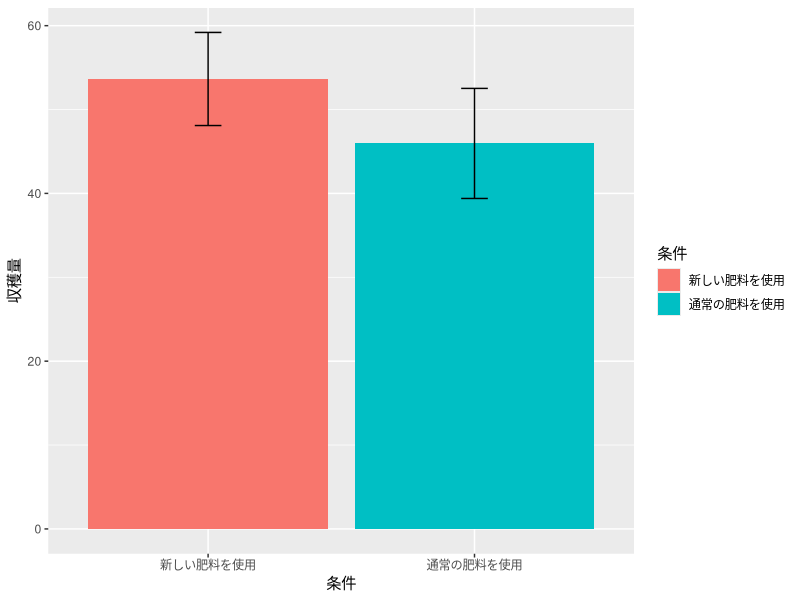
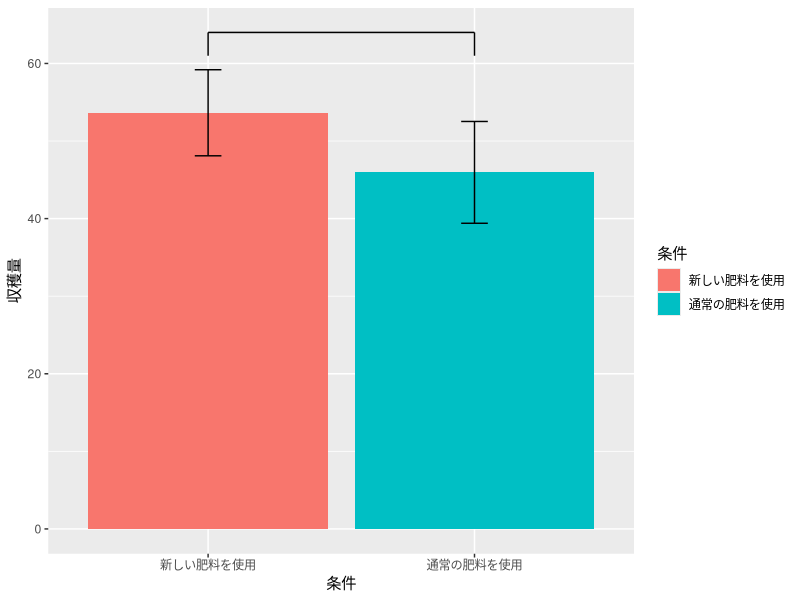
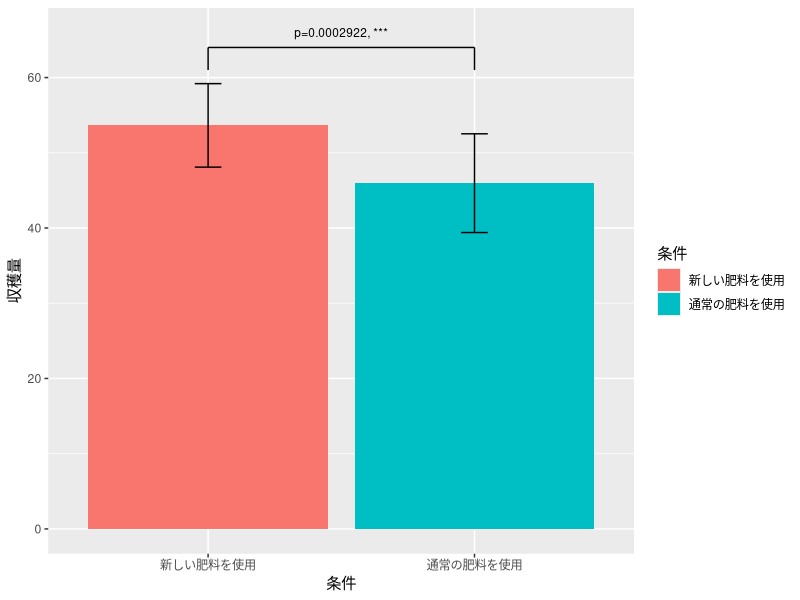
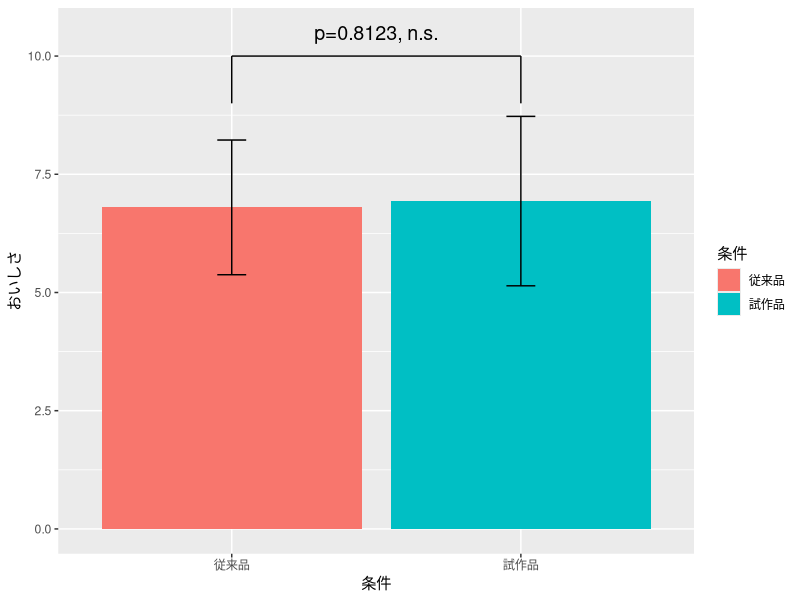
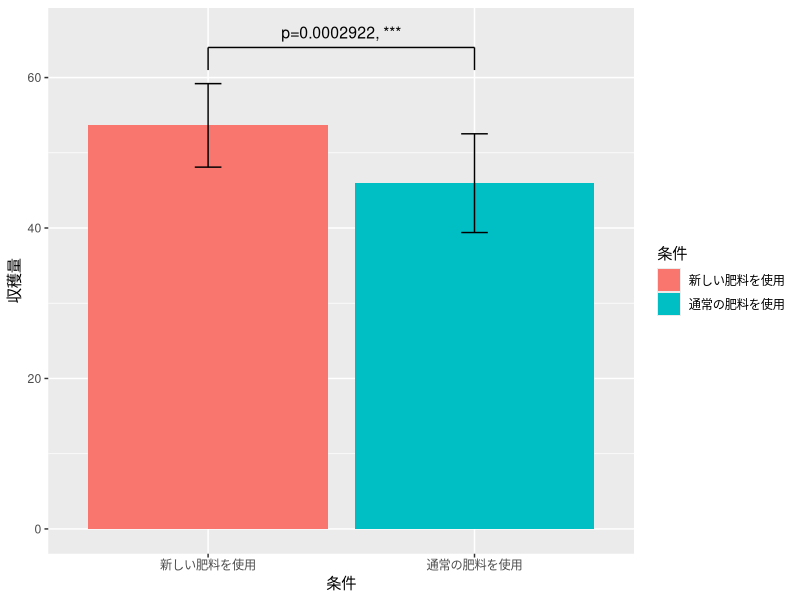

These figures' R source, in order: (Note: this script raises an error after producing the figures.)
## ---- chunk 1
knitr::opts_chunk$set(echo = TRUE)
## ---- chunk 2
mydata_ttest <- read.csv( # データ読み込み オブジェクト名は自由につけてよい
# データは以下の設定ではpracticeというフォルダに入っているコトになっているが、
# 特にそうしたフォルダに入れていない場合には ./example_ttest.csv とすればよい。
  "./practice/example_ttest.csv", 
  header=T, 
  fileEncoding="UTF8"
)　

# もしデータの内容を確認したければ、
# 右上ペインのEvironmentのmydataをクリックするか、
# 以下のコマンドを実行。
# view(mydata)

t.test(mydata_ttest$新しい肥料を使用, mydata_ttest$通常の肥料を使用)

## ---- chunk 3
mydata_ttest_paired <- read.csv(
  "./practice/example_ttest_paired.csv", 
  header=T, 
  fileEncoding="UTF8"
) # データ読み込み
# もしデータの内容を確認したければ、右上ペインのEvironmentのmydataをクリックするか、以下のコマンドを実行。
# view(mydata)

t.test(mydata_ttest_paired$従来品, mydata_ttest_paired$試作品, paired=TRUE)

## ---- chunk 4
library(ggplot2) # ggplotを使うためにはまずこのライブライを読み込んでおく必要がある

#まずは両群の平均と標準偏差を算出する。
mymean_new <- mean(mydata_ttest$新しい肥料を使用)
mymean_old <- mean(mydata_ttest$通常の肥料を使用)
mysd_new <- sd(mydata_ttest$新しい肥料を使用)
mysd_old <- sd(mydata_ttest$通常の肥料を使用)

mydf <- data.frame(
  条件=c("新しい肥料を使用", "通常の肥料を使用"),
  収穫量=c(mymean_new, mymean_old),
  標準偏差=c(mysd_new, mysd_old)
)

# ggplotで棒グラフを表示　
g <- ggplot(data=mydf)+ 
  geom_bar(aes(x=条件, y=収穫量, fill=条件), stat="identity")+
  geom_errorbar(aes(x=条件, ymin=収穫量-標準偏差, ymax=収穫量+標準偏差, width=0.1))
plot(g)
## ---- chunk 5
#エラーバーの上に実線を引く
g <- g + 
  annotate("segment",x=1, xend=1, y=61, yend=64)+
  annotate("segment",x=1, xend=2, y=64, yend=64)+
  annotate("segment",x=2, xend=2, y=61, yend=64)

plot(g)
## ---- chunk 6
# 各傘の上に
g <- g+annotate("text",x=1.5, y=66, label="p=0.0002922, ***", size=3)
plot(g)
## ---- chunk 7
#まずは両群の平均と標準偏差を算出する。
mymean_new <- mean(mydata_ttest_paired$試作品)
mymean_old <- mean(mydata_ttest_paired$従来品)
mysd_new <- sd(mydata_ttest_paired$試作品)
mysd_old <- sd(mydata_ttest_paired$従来品)

# データフレームの作成
mydf <- data.frame(
  条件=c("試作品", "従来品"),
  おいしさ=c(mymean_new, mymean_old),
  標準偏差=c(mysd_new, mysd_old)
)

# ggplotで棒グラフを表示
g<- ggplot(data=mydf)+ 
  geom_bar(aes(x=条件, y=おいしさ, fill=条件), stat="identity")+
  geom_errorbar(aes(x=条件, ymin=おいしさ-標準偏差, ymax=おいしさ+標準偏差, width=0.1))+
  annotate("segment",x=1, xend=1, y=9, yend=10)+
  annotate("segment",x=1, xend=2, y=10, yend=10)+
  annotate("segment",x=2, xend=2, y=9, yend=10)+
  annotate("text",x=1.5, y=10.5, label="p=0.8123, n.s.", size=5)
plot(g)

## ---- chunk 8
library(tidyverse) # pivot_longer関数を使うにはtidyverseを読み込む必要がある

# ロング形式のデータを作成
long_data <- pivot_longer(
  mydata_ttest,
  cols=colnames(mydata_ttest),
  names_to = "肥料",
  values_to= "収穫量" #測定変数に与える列名
)

# 肥料列を要因型に変換
long_data$肥料 <- as.factor(long_data$肥料)

# 内容確認
summary(long_data)

#t検定
t.test(収穫量~肥料, long_data)
## ---- chunk 9
# 平均値の算出
平均<-aggregate(収穫量~肥料, long_data, mean)
# 標準偏差の算出
標準偏差<-aggregate(収穫量~肥料, long_data, sd)

#データフレームの作成
mydf <- data.frame(
  条件=平均$肥料,
  収穫量=平均$収穫量,
  標準偏差=標準偏差$収穫量
)

# ggplotで棒グラフを表示
g<- ggplot(data=mydf)+ 
  geom_bar(aes(x=条件, y=収穫量, fill=条件), stat="identity")+
  geom_errorbar(aes(x=条件, ymin=収穫量-標準偏差, ymax=収穫量+標準偏差, width=0.1))+
  annotate("segment",x=1, xend=1, y=61, yend=64)+
  annotate("segment",x=1, xend=2, y=64, yend=64)+
  annotate("segment",x=2, xend=2, y=61, yend=64)+
  annotate("text",x=1.5, y=66, label="p=0.0002922, ***", size=4)
plot(g)
## ---- chunk 10
#./practice/example_vartest.csvの作成
set.seed(42)
num_samples <- 20
before_change <- round(rnorm(num_samples, mean = 100, sd = 5),2)
after_change <- round(rnorm(num_samples, mean = 100, sd = 10),2)
data <- tibble(
  工程変更前 = before_change,
  工程変更後 = after_change
)

write_csv(data, "./practice/example_vartest.csv")
## ---- chunk 11
mydata_vartest <- read.csv(
  "./practice/example_vartest.csv", 
  header=T, 
  fileEncoding="UTF8"
) # データ読み込み

var.test(mydata_vartest$工程変更前, mydata_vartest$工程変更後)

## ---- chunk 12
#ワイド形式からロング形式に変換
long_data_vartest <- pivot_longer(
  mydata_vartest,
  cols=colnames(mydata_vartest)[],
  names_to = "工程",
  values_to= "重量" #測定変数に与える列名
) 

# 工程を要因型（要因型）に変換
long_data_vartest$工程 <- as.factor(long_data_vartest$工程)

# F検定の実施
var.test(重量~工程, long_data_vartest)
## ---- chunk 13
#./practice/example_chisq.csvの作成
set.seed(42)
num_samples <- 100
性別 <- rbinom(num_samples, 1, 0.5)
合否 <- rbinom(num_samples, 1, 0.4)
data <- tibble(
  性別 = 性別,
  合否 = 合否,
)
write_csv(data, "./practice/example_chisq.csv")

## ---- chunk 14
mydata_chisq <- read.csv(
  "./practice/example_chisq.csv", 
  header=T, 
  fileEncoding="UTF8"
) # データ読み込み

mydata_chisq$合否 <- as.factor(mydata_chisq$合否)
mydata_chisq$性別 <- as.factor(mydata_chisq$性別)
summary(mydata_chisq)

#クロス集計表の作成
cross_table <- table(mydata_chisq$性別, mydata_chisq$合否)
cross_table

#カイ二乗検定
chisq.test(cross_table)
## ---- chunk 15
#./practice/example_fisher.csv
set.seed(2)
num_samples <- 50
珈琲 <- c(rep(1,35),rep(0,15))
甘味 <- c(rbinom(35, 1, 0.6),rbinom(15, 1, 0.1))
data <- tibble(
  珈琲 = 珈琲,
  甘味 = 甘味,
)
write_csv(data, "./practice/example_fisher.csv")

## ---- chunk 16
mydata_fisher <- read.csv(
  "./practice/example_fisher.csv", 
  header=T, 
  fileEncoding="UTF8"
) # データ読み込み

mydata_fisher$珈琲 <- as.factor(mydata_fisher$珈琲)
mydata_fisher$甘味 <- as.factor(mydata_fisher$甘味)
summary(mydata_fisher)

#クロス集計表の作成
cross_table <- table(mydata_fisher$珈琲, mydata_fisher$甘味)
cross_table

#Fisherの正確確率検定
fisher.test(cross_table)
## ---- chunk 17
#./practice/example_multcomp.csvの作成
set.seed(34)
num_samples <- 62
Date <- seq.Date(from = as.Date("2024-07-01"), by = "day", length.out = num_samples)
A <- round(rnorm(num_samples, mean = 0.08, sd = 0.02),4)
B <- round(rnorm(num_samples, mean = 0.05, sd = 0.003),4)
C <- round(rnorm(num_samples, mean = 0.06, sd = 0.004),4)

data <- tibble(
  Date = Date,
  A = A,
  B = B,
  C = C
)
write_csv(data, "./practice/example_multcomp.csv")

## ---- chunk 18
mydata_multcomp <- read.csv(
  "./practice/example_multcomp.csv", 
  header=T, 
  fileEncoding="UTF8"
) # データ読み込み

#ワイド形式からロング形式に変換
mydata_multcomp_long <- pivot_longer(
  mydata_multcomp,
  cols=colnames(mydata_multcomp)[2:4],
  names_to = "広告",
  values_to= "クリック率" #測定変数に与える列名
)

#平均と標準偏差の確認
aggregate(クリック率~広告, data=mydata_multcomp_long, FUN=mean)
aggregate(クリック率~広告, data=mydata_multcomp_long, FUN=sd)

#多重比較の実施
pairwise.t.test(mydata_multcomp_long$クリック率, mydata_multcomp_long$広告)
## ---- chunk 19
#./practice/example_multcomp_var.csvの作成
set.seed(42)
num_samples <- 20
工程A <- rnorm(num_samples, mean = 100, sd = 5)
工程B <- rnorm(num_samples, mean = 110, sd = 5)
工程C <- rnorm(num_samples, mean = 105, sd = 5)

data <- tibble(
  工程A = 工程A,
  工程B = 工程B,
  工程C = 工程C
)
write_csv(data, "./practice/example_multcomp_var.csv")
## ---- chunk 20
mydata_multcomp_var <- read.csv(
  "./practice/example_multcomp_var.csv",
  header=T,
  fileEncoding="UTF8"
) # データ読み込み

#分散の一対比較
p_ab <- var.test(mydata_multcomp_var$工程A, mydata_multcomp_var$工程B)
p_bc <- var.test(mydata_multcomp_var$工程B, mydata_multcomp_var$工程C)
p_ca <- var.test(mydata_multcomp_var$工程C, mydata_multcomp_var$工程A)

#P値の補正
p.adjust(c(p_ab$p.value, p_bc$p.value, p_ca$p.value), method = "holm")

# 参考：補正前のP値
p.adjust(c(p_ab$p.value, p_bc$p.value, p_ca$p.value), method = "none")
## ---- chunk 21
#./practice/example_multcomp_prop.csvの作成
set.seed(42)
num_samples <- 1000
工程A <- rbinom(num_samples, 1, 0.05)
工程B <- rbinom(num_samples, 1, 0.1)
工程C <- rbinom(num_samples, 1, 0.12)

data <- tibble(
  工程A = 工程A,
  工程B = 工程B,
  工程C = 工程C
)

write_csv(data, "./practice/example_multcomp_prop.csv")
## ---- chunk 22
mydata_multcomp_prop <- read.csv(
  "./practice/example_multcomp_prop.csv",
  header=T,
  fileEncoding="UTF8"
) # データ読み込み

#集計
正常 <- c(
  sum(mydata_multcomp_prop$工程A==0), 
  sum(mydata_multcomp_prop$工程B==0), 
  sum(mydata_multcomp_prop$工程C==0)
)

不良 <- c(
  sum(mydata_multcomp_prop$工程A==1), 
  sum(mydata_multcomp_prop$工程B==1), 
  sum(mydata_multcomp_prop$工程C==1)
)

# 集計データを作成
data_prop <- data.frame(
  正常=正常,
  不良=不良
) 
colnames(data_prop) <- c("正常", "不良")
rownames(data_prop) <- c("工程A", "工程B", "工程C")

#集計データを行列型（Matrix型）に変換
data_prop <- as.matrix(data_prop)

#多重比較
pairwise.prop.test(data_prop, p.adjust.method = "holm")

